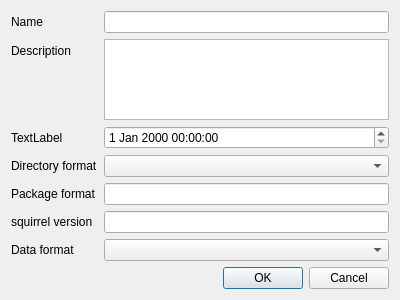
<?xml version="1.0" encoding="UTF-8"?>
<ui version="4.0">
 <class>Dialog</class>
 <widget class="QDialog" name="Dialog">
  <property name="geometry">
   <rect>
    <x>0</x>
    <y>0</y>
    <width>400</width>
    <height>300</height>
   </rect>
  </property>
  <property name="windowTitle">
   <string>Dialog</string>
  </property>
  <layout class="QVBoxLayout" name="verticalLayout">
   <item>
    <layout class="QFormLayout" name="formLayout">
     <item row="0" column="0">
      <widget class="QLabel" name="label">
       <property name="text">
        <string>Name</string>
       </property>
      </widget>
     </item>
     <item row="0" column="1">
      <widget class="QLineEdit" name="lineEdit"/>
     </item>
     <item row="1" column="0">
      <widget class="QLabel" name="label_2">
       <property name="text">
        <string>Description</string>
       </property>
      </widget>
     </item>
     <item row="1" column="1">
      <widget class="QPlainTextEdit" name="plainTextEdit"/>
     </item>
     <item row="5" column="0">
      <widget class="QLabel" name="label_3">
       <property name="text">
        <string>Package format</string>
       </property>
      </widget>
     </item>
     <item row="5" column="1">
      <widget class="QLineEdit" name="lineEdit_2">
       <property name="readOnly">
        <bool>true</bool>
       </property>
      </widget>
     </item>
     <item row="2" column="0">
      <widget class="QLabel" name="label_4">
       <property name="text">
        <string>TextLabel</string>
       </property>
      </widget>
     </item>
     <item row="2" column="1">
      <widget class="QDateTimeEdit" name="dateTimeEdit"/>
     </item>
     <item row="8" column="0">
      <widget class="QLabel" name="label_6">
       <property name="text">
        <string>Data format</string>
       </property>
      </widget>
     </item>
     <item row="8" column="1">
      <widget class="QComboBox" name="comboBox_2"/>
     </item>
     <item row="6" column="0">
      <widget class="QLabel" name="label_7">
       <property name="text">
        <string>squirrel version</string>
       </property>
      </widget>
     </item>
     <item row="6" column="1">
      <widget class="QLineEdit" name="lineEdit_3"/>
     </item>
     <item row="4" column="1">
      <widget class="QComboBox" name="comboBox"/>
     </item>
     <item row="4" column="0">
      <widget class="QLabel" name="label_5">
       <property name="text">
        <string>Directory format</string>
       </property>
      </widget>
     </item>
    </layout>
   </item>
   <item>
    <widget class="QDialogButtonBox" name="buttonBox">
     <property name="orientation">
      <enum>Qt::Horizontal</enum>
     </property>
     <property name="standardButtons">
      <set>QDialogButtonBox::Cancel|QDialogButtonBox::Ok</set>
     </property>
    </widget>
   </item>
  </layout>
 </widget>
 <resources/>
 <connections>
  <connection>
   <sender>buttonBox</sender>
   <signal>accepted()</signal>
   <receiver>Dialog</receiver>
   <slot>accept()</slot>
   <hints>
    <hint type="sourcelabel">
     <x>248</x>
     <y>254</y>
    </hint>
    <hint type="destinationlabel">
     <x>157</x>
     <y>274</y>
    </hint>
   </hints>
  </connection>
  <connection>
   <sender>buttonBox</sender>
   <signal>rejected()</signal>
   <receiver>Dialog</receiver>
   <slot>reject()</slot>
   <hints>
    <hint type="sourcelabel">
     <x>316</x>
     <y>260</y>
    </hint>
    <hint type="destinationlabel">
     <x>286</x>
     <y>274</y>
    </hint>
   </hints>
  </connection>
 </connections>
</ui>
